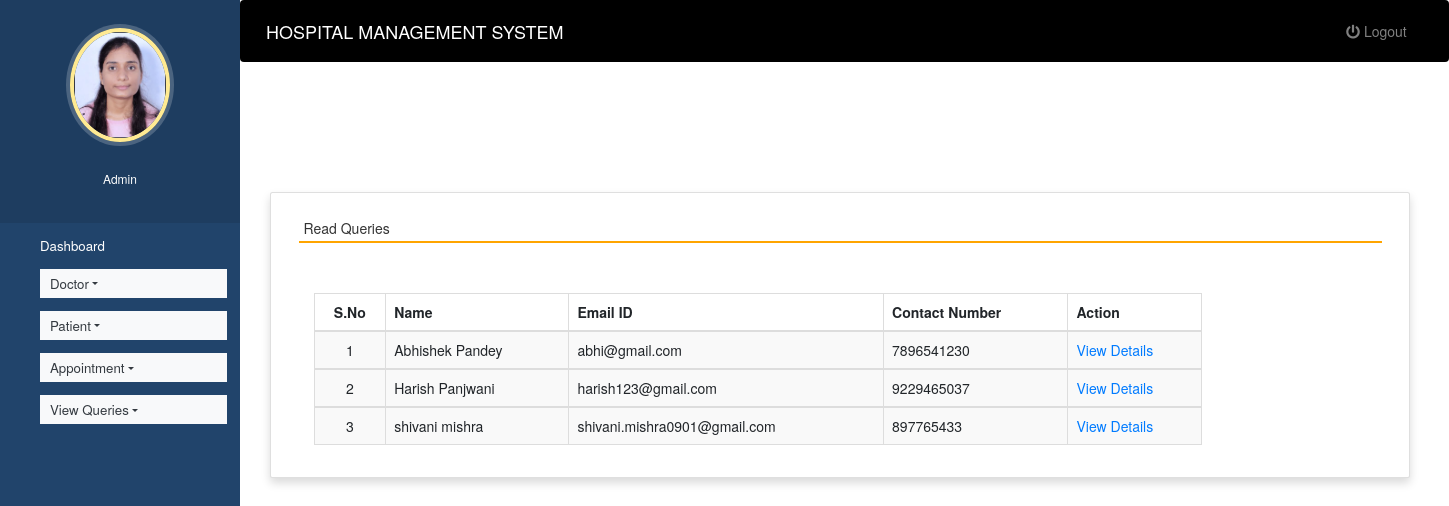
Screenshot of /read_queries (signed in) with the database file from the repository.
### hospitals/models.py (models this page shows, shortened)
class Contact(models.Model):
    name = models.CharField(max_length=100, null=True)
    contact = models.CharField(max_length=15, null=True)
    email = models.CharField(max_length=50, null=True)
    subject = models.CharField(max_length=100, null=True)
    message = models.CharField(max_length=300, null=True)
    msgdate = models.DateField(null=True)
    isread = models.CharField(max_length=10,null=True)

### hospitals/views.py (the view)
# urls.py: path('read_queries', read_queries, name='read_queries'),
def read_queries(request):
    if not request.user.is_authenticated:
        return redirect('login')
    contact = Contact.objects.filter(isread="yes")
    return render(request,'read_queries.html', locals())

### hospitals/templates/read_queries.html (shortened to what this page needs)
{% extends 'admin_nav.html' %}
{% load static %}
{% block content %}
<head>
 <link rel="stylesheet" href="https://maxcdn.bootstrapcdn.com/bootstrap/3.4.1/css/bootstrap.min.css">
  <link rel="stylesheet" href="https://cdnjs.cloudflare.com/ajax/libs/font-awesome/4.7.0/css/font-awesome.min.css">
  <link rel="stylesheet" href="https://use.fontawesome.com/releases/v5.6.3/css/all.css">
</head>
<br><br><br><br>
<div class="container card shadow m-5">
    <div class="card-body">
        <h5 class="p-2" style="border-bottom: 2px solid orange">Read Queries</h5>
		<div class="container mt-5">
            <table id="example" class="table table-striped table-bordered" style="width:80%">
			<thead>
                                    <tr>
                                        <th class="text-center">S.No</th>
                                        <th class="d-none d-sm-table-cell">Name</th>
                                        <th class="d-none d-sm-table-cell">Email ID</th>
                                        <th class="d-none d-sm-table-cell">Contact Number</th>
                                        <th class="d-none d-sm-table-cell" style="width: 15%;">Action</th>
                                    </tr>
                                </thead>
                                {% for i in contact %}
                                <tbody>
                                    <tr>
                                        <td class="text-center">{{forloop.counter}}</td>
                                        <td class="font-w600">{{i.name}}</td>
                                        <td class="font-w600">{{i.email}}</td>
                                        <td class="font-w600">{{i.contact}}</td>
                                        <td class="font-w600"><a href="{% url 'view_queries' i.id %}" class="text-primary">View Details</a></td>
                                    </tr>
                                        {% endfor %}
                                </tbody>
            </table>
        </div>
    </div>
</div>
{% endblock content %}

### hospitals/static/style.css (style rules this page uses)
body { padding-left: 240px; }

### hospitals/templates/admin_nav.html (style rules this page uses)
a:link { text-decoration: none; }
a { color: white; }
body { padding-left: 240px; }

### rows the page displays
Contact: name "Abhishek Pandey", email "abhi@gmail.com", contact "7896541230"
Contact: name "Harish Panjwani", email "harish123@gmail.com", contact "9229465037"
Contact: name "shivani mishra", email "shivani.mishra0901@gmail.com", contact "897765433"
